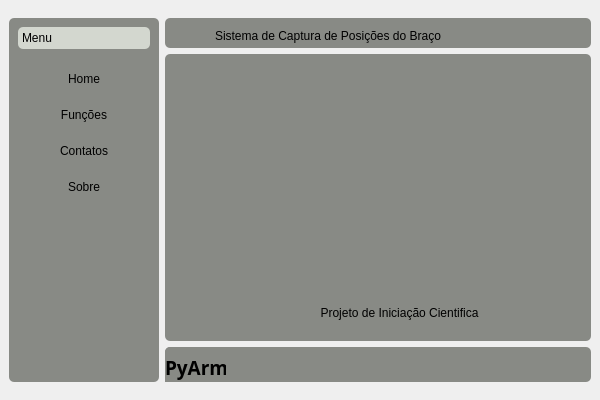
<?xml version="1.0" encoding="UTF-8"?>
<ui version="4.0">
 <class>MainWindow</class>
 <widget class="QMainWindow" name="MainWindow">
  <property name="geometry">
   <rect>
    <x>0</x>
    <y>0</y>
    <width>600</width>
    <height>400</height>
   </rect>
  </property>
  <property name="minimumSize">
   <size>
    <width>600</width>
    <height>400</height>
   </size>
  </property>
  <property name="maximumSize">
   <size>
    <width>600</width>
    <height>400</height>
   </size>
  </property>
  <property name="windowTitle">
   <string>MainWindow</string>
  </property>
  <property name="styleSheet">
   <string notr="true">*{
border:none;
}</string>
  </property>
  <widget class="QWidget" name="centralwidget">
   <property name="styleSheet">
    <string notr="true"/>
   </property>
   <layout class="QHBoxLayout" name="horizontalLayout">
    <item>
     <widget class="QFrame" name="left_container">
      <property name="sizePolicy">
       <sizepolicy hsizetype="Preferred" vsizetype="Preferred">
        <horstretch>100</horstretch>
        <verstretch>0</verstretch>
       </sizepolicy>
      </property>
      <property name="minimumSize">
       <size>
        <width>100</width>
        <height>0</height>
       </size>
      </property>
      <property name="maximumSize">
       <size>
        <width>150</width>
        <height>16777215</height>
       </size>
      </property>
      <property name="styleSheet">
       <string notr="true"/>
      </property>
      <property name="frameShape">
       <enum>QFrame::StyledPanel</enum>
      </property>
      <property name="frameShadow">
       <enum>QFrame::Raised</enum>
      </property>
      <layout class="QGridLayout" name="gridLayout">
       <property name="leftMargin">
        <number>0</number>
       </property>
       <property name="rightMargin">
        <number>0</number>
       </property>
       <property name="bottomMargin">
        <number>9</number>
       </property>
       <item row="0" column="0">
        <widget class="QFrame" name="frame_2">
         <property name="sizePolicy">
          <sizepolicy hsizetype="Expanding" vsizetype="Expanding">
           <horstretch>0</horstretch>
           <verstretch>0</verstretch>
          </sizepolicy>
         </property>
         <property name="minimumSize">
          <size>
           <width>0</width>
           <height>0</height>
          </size>
         </property>
         <property name="styleSheet">
          <string notr="true">QToolBox::tab{
	border-radius: 5px;

	
	background-color: rgb(211, 215, 207);
}

QFrame{
	
	background-color: rgb(136, 138, 133);
	border-radius: 5px;
}</string>
         </property>
         <property name="frameShape">
          <enum>QFrame::StyledPanel</enum>
         </property>
         <property name="frameShadow">
          <enum>QFrame::Raised</enum>
         </property>
         <layout class="QHBoxLayout" name="horizontalLayout_2">
          <item>
           <widget class="QToolBox" name="toolbox">
            <property name="styleSheet">
             <string notr="true">background-color: rgb(136, 138, 133);</string>
            </property>
            <property name="currentIndex">
             <number>0</number>
            </property>
            <widget class="QWidget" name="Menu">
             <property name="geometry">
              <rect>
               <x>0</x>
               <y>0</y>
               <width>82</width>
               <height>315</height>
              </rect>
             </property>
             <attribute name="label">
              <string>Menu</string>
             </attribute>
             <layout class="QVBoxLayout" name="verticalLayout_4">
              <property name="leftMargin">
               <number>0</number>
              </property>
              <property name="rightMargin">
               <number>0</number>
              </property>
              <item>
               <widget class="QPushButton" name="btn_home">
                <property name="minimumSize">
                 <size>
                  <width>0</width>
                  <height>30</height>
                 </size>
                </property>
                <property name="styleSheet">
                 <string notr="true">QPushButton:hover{
	border-top-left-radius:15px;
	border-top-right-radius:15px;
	border-bottom-left-radius:15px;
	border-bottom-right-radius:15px;
	
	background-color: rgb(211, 215, 207);
}

</string>
                </property>
                <property name="text">
                 <string>Home</string>
                </property>
                <property name="autoDefault">
                 <bool>false</bool>
                </property>
               </widget>
              </item>
              <item>
               <widget class="QPushButton" name="btn_funcoes">
                <property name="minimumSize">
                 <size>
                  <width>0</width>
                  <height>30</height>
                 </size>
                </property>
                <property name="styleSheet">
                 <string notr="true">QPushButton:hover{
	border-top-left-radius:15px;
	border-top-right-radius:15px;
	border-bottom-left-radius:15px;
	border-bottom-right-radius:15px;
	
	background-color: rgb(211, 215, 207);
}</string>
                </property>
                <property name="text">
                 <string>Funções</string>
                </property>
               </widget>
              </item>
              <item>
               <widget class="QPushButton" name="btn_contatos">
                <property name="minimumSize">
                 <size>
                  <width>0</width>
                  <height>30</height>
                 </size>
                </property>
                <property name="styleSheet">
                 <string notr="true">QPushButton:hover{
	border-top-left-radius:15px;
	border-top-right-radius:15px;
	border-bottom-left-radius:15px;
	border-bottom-right-radius:15px;
	
	background-color: rgb(211, 215, 207);
}
</string>
                </property>
                <property name="text">
                 <string>Contatos</string>
                </property>
               </widget>
              </item>
              <item>
               <widget class="QPushButton" name="btn_sobre">
                <property name="minimumSize">
                 <size>
                  <width>0</width>
                  <height>30</height>
                 </size>
                </property>
                <property name="styleSheet">
                 <string notr="true">QPushButton:hover{
	border-top-left-radius:15px;
	border-top-right-radius:15px;
	border-bottom-left-radius:15px;
	border-bottom-right-radius:15px;
	
	background-color: rgb(211, 215, 207);
}</string>
                </property>
                <property name="text">
                 <string>Sobre</string>
                </property>
               </widget>
              </item>
              <item>
               <spacer name="verticalSpacer">
                <property name="orientation">
                 <enum>Qt::Vertical</enum>
                </property>
                <property name="sizeHint" stdset="0">
                 <size>
                  <width>20</width>
                  <height>40</height>
                 </size>
                </property>
               </spacer>
              </item>
             </layout>
            </widget>
           </widget>
          </item>
         </layout>
        </widget>
       </item>
      </layout>
     </widget>
    </item>
    <item>
     <widget class="QFrame" name="main_container">
      <property name="styleSheet">
       <string notr="true">QFrame{
	
	border-radius: 5px;
}
</string>
      </property>
      <property name="frameShape">
       <enum>QFrame::StyledPanel</enum>
      </property>
      <property name="frameShadow">
       <enum>QFrame::Raised</enum>
      </property>
      <layout class="QVBoxLayout" name="verticalLayout">
       <property name="leftMargin">
        <number>0</number>
       </property>
       <property name="rightMargin">
        <number>0</number>
       </property>
       <item>
        <widget class="QFrame" name="top">
         <property name="sizePolicy">
          <sizepolicy hsizetype="Preferred" vsizetype="Preferred">
           <horstretch>0</horstretch>
           <verstretch>0</verstretch>
          </sizepolicy>
         </property>
         <property name="minimumSize">
          <size>
           <width>0</width>
           <height>30</height>
          </size>
         </property>
         <property name="styleSheet">
          <string notr="true">QFrame{
	
	background-color: rgb(136, 138, 133);
	border-radius: 5px;
}</string>
         </property>
         <property name="frameShape">
          <enum>QFrame::StyledPanel</enum>
         </property>
         <property name="frameShadow">
          <enum>QFrame::Raised</enum>
         </property>
         <widget class="QLabel" name="label">
          <property name="geometry">
           <rect>
            <x>50</x>
            <y>10</y>
            <width>331</width>
            <height>16</height>
           </rect>
          </property>
          <property name="text">
           <string>Sistema de Captura de Posições do Braço</string>
          </property>
         </widget>
        </widget>
       </item>
       <item>
        <widget class="QFrame" name="main_center">
         <property name="sizePolicy">
          <sizepolicy hsizetype="Preferred" vsizetype="Expanding">
           <horstretch>0</horstretch>
           <verstretch>0</verstretch>
          </sizepolicy>
         </property>
         <property name="styleSheet">
          <string notr="true">QFrame{
	
	background-color: rgb(136, 138, 133);
	border-radius: 5px;
}</string>
         </property>
         <property name="frameShape">
          <enum>QFrame::StyledPanel</enum>
         </property>
         <property name="frameShadow">
          <enum>QFrame::Raised</enum>
         </property>
         <layout class="QVBoxLayout" name="verticalLayout_5">
          <item>
           <widget class="QStackedWidget" name="Pages">
            <property name="layoutDirection">
             <enum>Qt::LeftToRight</enum>
            </property>
            <property name="autoFillBackground">
             <bool>false</bool>
            </property>
            <property name="currentIndex">
             <number>0</number>
            </property>
            <widget class="QWidget" name="page_home">
             <widget class="QLabel" name="label_3">
              <property name="geometry">
               <rect>
                <x>110</x>
                <y>240</y>
                <width>231</width>
                <height>20</height>
               </rect>
              </property>
              <property name="sizePolicy">
               <sizepolicy hsizetype="Maximum" vsizetype="Preferred">
                <horstretch>0</horstretch>
                <verstretch>0</verstretch>
               </sizepolicy>
              </property>
              <property name="contextMenuPolicy">
               <enum>Qt::NoContextMenu</enum>
              </property>
              <property name="styleSheet">
               <string notr="true">background-position: center;</string>
              </property>
              <property name="text">
               <string>&lt;html&gt;&lt;head/&gt;&lt;body&gt;&lt;p align=&quot;center&quot;&gt;Projeto de Iniciação Cientifica&lt;/p&gt;&lt;/body&gt;&lt;/html&gt;</string>
              </property>
             </widget>
             <widget class="QFrame" name="frame_6">
              <property name="enabled">
               <bool>true</bool>
              </property>
              <property name="geometry">
               <rect>
                <x>110</x>
                <y>0</y>
                <width>223</width>
                <height>228</height>
               </rect>
              </property>
              <property name="sizePolicy">
               <sizepolicy hsizetype="Preferred" vsizetype="Expanding">
                <horstretch>0</horstretch>
                <verstretch>0</verstretch>
               </sizepolicy>
              </property>
              <property name="maximumSize">
               <size>
                <width>223</width>
                <height>228</height>
               </size>
              </property>
              <property name="styleSheet">
               <string notr="true">background-image: url(:/logo_imagem/ufabc.png);
background-repeat: no-repeat;
background-position: center;</string>
              </property>
              <property name="frameShape">
               <enum>QFrame::StyledPanel</enum>
              </property>
              <property name="frameShadow">
               <enum>QFrame::Raised</enum>
              </property>
             </widget>
            </widget>
            <widget class="QWidget" name="page_funcoes">
             <layout class="QVBoxLayout" name="verticalLayout_8">
              <item>
               <widget class="QFrame" name="frame_main">
                <property name="sizePolicy">
                 <sizepolicy hsizetype="Preferred" vsizetype="Expanding">
                  <horstretch>0</horstretch>
                  <verstretch>0</verstretch>
                 </sizepolicy>
                </property>
                <property name="frameShape">
                 <enum>QFrame::StyledPanel</enum>
                </property>
                <property name="frameShadow">
                 <enum>QFrame::Raised</enum>
                </property>
                <layout class="QVBoxLayout" name="verticalLayout_9">
                 <item>
                  <widget class="QFrame" name="frame_3">
                   <property name="sizePolicy">
                    <sizepolicy hsizetype="Preferred" vsizetype="Preferred">
                     <horstretch>0</horstretch>
                     <verstretch>0</verstretch>
                    </sizepolicy>
                   </property>
                   <property name="minimumSize">
                    <size>
                     <width>0</width>
                     <height>30</height>
                    </size>
                   </property>
                   <property name="maximumSize">
                    <size>
                     <width>16777215</width>
                     <height>30</height>
                    </size>
                   </property>
                   <property name="frameShape">
                    <enum>QFrame::StyledPanel</enum>
                   </property>
                   <property name="frameShadow">
                    <enum>QFrame::Raised</enum>
                   </property>
                   <widget class="QLabel" name="label_2">
                    <property name="geometry">
                     <rect>
                      <x>140</x>
                      <y>0</y>
                      <width>91</width>
                      <height>17</height>
                     </rect>
                    </property>
                    <property name="text">
                     <string>Parâmetros</string>
                    </property>
                   </widget>
                  </widget>
                 </item>
                 <item>
                  <widget class="QFrame" name="frame">
                   <property name="sizePolicy">
                    <sizepolicy hsizetype="Preferred" vsizetype="Expanding">
                     <horstretch>0</horstretch>
                     <verstretch>0</verstretch>
                    </sizepolicy>
                   </property>
                   <property name="frameShape">
                    <enum>QFrame::StyledPanel</enum>
                   </property>
                   <property name="frameShadow">
                    <enum>QFrame::Raised</enum>
                   </property>
                   <layout class="QVBoxLayout" name="verticalLayout_7">
                    <item>
                     <widget class="QComboBox" name="comboBox_braco">
                      <property name="styleSheet">
                       <string notr="true">color: rgb(0, 0, 0);
border-top-left-radius:5px;
border-top-right-radius:5px;
border-bottom-left-radius:5px;
border-bottom-right-radius:5px;
	
background-color: rgb(211, 215, 207);</string>
                      </property>
                      <item>
                       <property name="text">
                        <string>Braço</string>
                       </property>
                      </item>
                      <item>
                       <property name="text">
                        <string>Esquerdo</string>
                       </property>
                      </item>
                      <item>
                       <property name="text">
                        <string>Direito</string>
                       </property>
                      </item>
                     </widget>
                    </item>
                    <item>
                     <widget class="QLabel" name="label_6">
                      <property name="text">
                       <string>Quantidade de Amostra</string>
                      </property>
                     </widget>
                    </item>
                    <item>
                     <widget class="QLineEdit" name="lineEdit_var_2">
                      <property name="styleSheet">
                       <string notr="true">color: rgb(0, 0, 0);
border-top-left-radius:5px;
border-top-right-radius:5px;
border-bottom-left-radius:5px;
border-bottom-right-radius:5px;
	
background-color: rgb(211, 215, 207);</string>
                      </property>
                     </widget>
                    </item>
                    <item>
                     <widget class="QLabel" name="label_7">
                      <property name="text">
                       <string>Variância</string>
                      </property>
                     </widget>
                    </item>
                    <item>
                     <widget class="QLineEdit" name="lineEdit_amostra_2">
                      <property name="styleSheet">
                       <string notr="true">font: 'Quantidade de Amostra'11pt &quot;Ubuntu&quot;;
color: rgb(0, 0, 0);
border-top-left-radius:5px;
border-top-right-radius:5px;
border-bottom-left-radius:5px;
border-bottom-right-radius:5px;
	
background-color: rgb(211, 215, 207);</string>
                      </property>
                     </widget>
                    </item>
                    <item>
                     <widget class="QComboBox" name="comboBox_classe">
                      <property name="styleSheet">
                       <string notr="true">color: rgb(0, 0, 0);
border-top-left-radius:5px;
border-top-right-radius:5px;
border-bottom-left-radius:5px;
border-bottom-right-radius:5px;
	
background-color: rgb(211, 215, 207);</string>
                      </property>
                      <item>
                       <property name="text">
                        <string>Selecione a Quantidade de Classe</string>
                       </property>
                      </item>
                      <item>
                       <property name="text">
                        <string>2</string>
                       </property>
                      </item>
                      <item>
                       <property name="text">
                        <string>3</string>
                       </property>
                      </item>
                      <item>
                       <property name="text">
                        <string>4</string>
                       </property>
                      </item>
                     </widget>
                    </item>
                    <item>
                     <widget class="QPushButton" name="start">
                      <property name="styleSheet">
                       <string notr="true">border-top-left-radius:5px;
border-top-right-radius:5px;
border-bottom-left-radius:5px;
border-bottom-right-radius:5px;
	
background-color: rgb(255, 255, 255);</string>
                      </property>
                      <property name="text">
                       <string>Start</string>
                      </property>
                     </widget>
                    </item>
                   </layout>
                  </widget>
                 </item>
                </layout>
               </widget>
              </item>
             </layout>
            </widget>
            <widget class="QWidget" name="page_contatos">
             <widget class="QLabel" name="label_12">
              <property name="geometry">
               <rect>
                <x>20</x>
                <y>10</y>
                <width>31</width>
                <height>31</height>
               </rect>
              </property>
              <property name="text">
               <string>Git</string>
              </property>
             </widget>
             <widget class="QLabel" name="label_13">
              <property name="geometry">
               <rect>
                <x>20</x>
                <y>40</y>
                <width>241</width>
                <height>17</height>
               </rect>
              </property>
              <property name="text">
               <string>link:  https://github.com/alans96</string>
              </property>
             </widget>
             <widget class="QLabel" name="label_14">
              <property name="geometry">
               <rect>
                <x>20</x>
                <y>70</y>
                <width>91</width>
                <height>17</height>
               </rect>
              </property>
              <property name="text">
               <string>Linkedin</string>
              </property>
             </widget>
             <widget class="QLabel" name="label_15">
              <property name="geometry">
               <rect>
                <x>20</x>
                <y>90</y>
                <width>361</width>
                <height>17</height>
               </rect>
              </property>
              <property name="text">
               <string>https://www.linkedin.com/in/alan-silva-061048236/</string>
              </property>
             </widget>
            </widget>
            <widget class="QWidget" name="page_sobre">
             <layout class="QVBoxLayout" name="verticalLayout_6">
              <item>
               <widget class="QLabel" name="label_16">
                <property name="text">
                 <string>&lt;html&gt;&lt;head/&gt;&lt;body&gt;&lt;p align=&quot;center&quot;&gt;Sobre&lt;/p&gt;&lt;/body&gt;&lt;/html&gt;</string>
                </property>
               </widget>
              </item>
              <item>
               <widget class="QLabel" name="label_4">
                <property name="sizePolicy">
                 <sizepolicy hsizetype="Preferred" vsizetype="Expanding">
                  <horstretch>0</horstretch>
                  <verstretch>0</verstretch>
                 </sizepolicy>
                </property>
                <property name="text">
                 <string>  O desenvolvimento deste aplicativo,  tem como foco  no  rastrea
mento e identificao de pontos de  interesse,  relativos  ao  braço 
de uma pessoa em  que  se  captura a  movimentação,  utilizando 
uma   webcam   comum,   conjuntamente   com   ferramentas   da 
biblioteca OpenCV  que  permite   relizar   o   processamento   da 
imagem    e    paralelamente    realizandoa    captura     de     sinais 
EMG(Eletromiográficos) com o dispositivo Myo - armband . 
   A  identificação  dos  pontos   de   interesse   foi   realizada   pelo 
framework open-source MediaPipe e a criação da interface gráfica 
foi feita utilizando-se da biblioteca PyQt5.</string>
                </property>
               </widget>
              </item>
             </layout>
            </widget>
           </widget>
          </item>
         </layout>
        </widget>
       </item>
       <item>
        <widget class="QFrame" name="baseboard">
         <property name="minimumSize">
          <size>
           <width>0</width>
           <height>35</height>
          </size>
         </property>
         <property name="styleSheet">
          <string notr="true">QFrame{

	background-color: rgb(136, 138, 133);
	border-radius: 5px;
}
</string>
         </property>
         <property name="frameShape">
          <enum>QFrame::StyledPanel</enum>
         </property>
         <property name="frameShadow">
          <enum>QFrame::Raised</enum>
         </property>
         <widget class="QLabel" name="base">
          <property name="geometry">
           <rect>
            <x>0</x>
            <y>0</y>
            <width>61</width>
            <height>41</height>
           </rect>
          </property>
          <property name="font">
           <font>
            <family>Ubuntu Condensed</family>
            <pointsize>14</pointsize>
            <weight>75</weight>
            <bold>true</bold>
           </font>
          </property>
          <property name="text">
           <string>PyArmy</string>
          </property>
         </widget>
        </widget>
       </item>
      </layout>
     </widget>
    </item>
   </layout>
  </widget>
 </widget>
 <resources>
  <include location="logo_rc.qrc"/>
 </resources>
 <connections/>
</ui>
